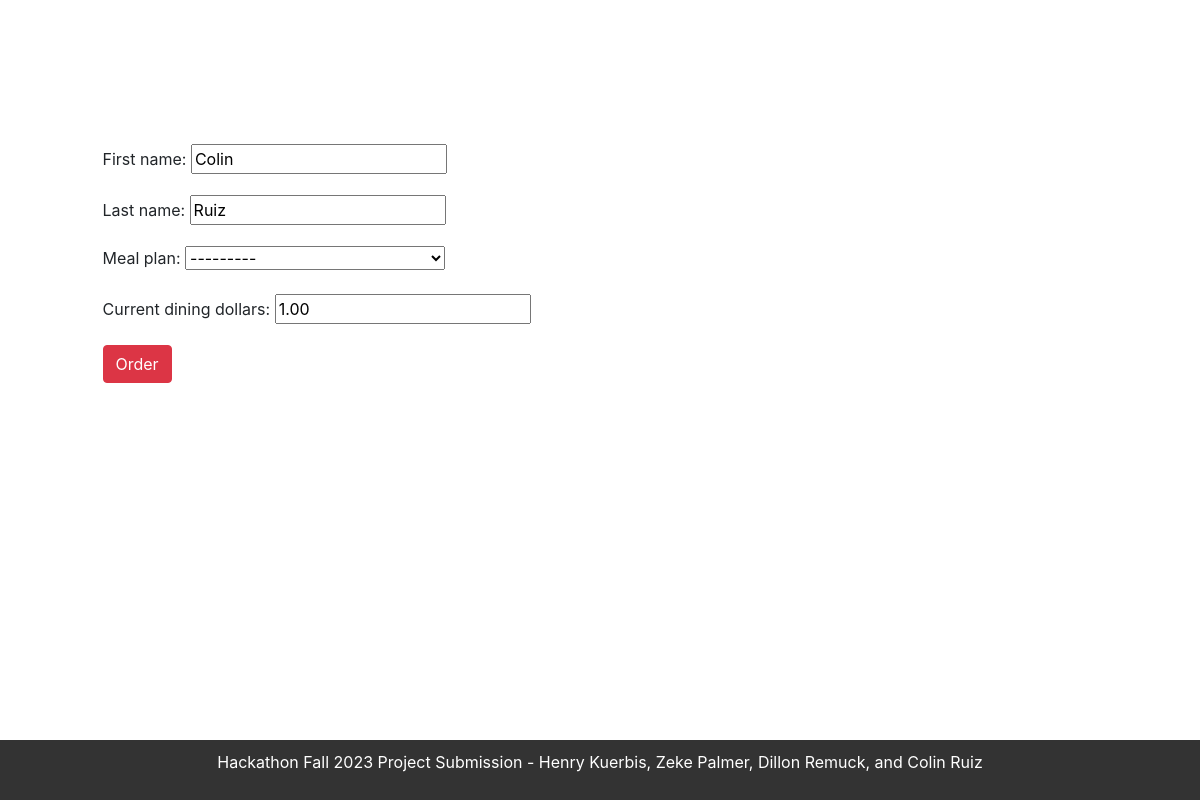
/update-profile/ (signed in), run on the app's committed database.
### hack/models.py (models this page shows, shortened)
class UserProfile(models.Model):
    user = models.OneToOneField(User, on_delete=models.CASCADE)
    first_name = models.CharField(max_length=100)
    last_name = models.CharField(max_length=100)
    MEAL_PLANS = [
        ('All Access + $50 Dining Dollars', 'All Access + $50 Dining Dollars'),
        ('15 Meal + $160 Dining Dollars', '15 Meal + $160 Dining Dollars'),
        ('12 Meal + $210 Dining Dollars', '12 Meal + $210 Dining Dollars'),
        ('10 Meal + $400 Dining Dollars', '10 Meal + $400 Dining Dollars'),
    ]
    meal_plan = models.CharField(max_length=100, choices=MEAL_PLANS)
    current_dining_dollars = models.DecimalField(max_digits=10, decimal_places=2, default=0.0)

### hack/views.py (the view)
# urls.py: path('update-profile/', views.profile_update, name='profile_update'),
def profile_update(request):
    try:
        instance = UserProfile.objects.get(user=request.user)
    except UserProfile.DoesNotExist:
        instance = None
    if request.method == 'POST':
        form = UserProfileForm(request.POST, instance=instance)
        if form.is_valid():
            profile = form.save(commit=False)
            profile.user = request.user
            profile.save()
            return HttpResponseRedirect(reverse('profile_update'))
    else:
        form = UserProfileForm(instance=instance)
    return render(request, 'path_to_template.html', {'form': form})

### hack/Forms.py
class UserProfileForm(forms.ModelForm):
    class Meta:
        model = UserProfile
        fields = ['first_name', 'last_name', 'meal_plan', 'current_dining_dollars']

### hack/templates/path_to_template.html (shortened to what this page needs)
<!DOCTYPE html>
<html lang="en">
<head>
    <link rel="stylesheet" href="https://maxcdn.bootstrapcdn.com/bootstrap/4.5.2/css/bootstrap.min.css">
</head>
<body>
    <br>
    <br>
    <br>
    <br>
    <br>
    <br>
    <div class="row">
        <div class="col offset-1">
            <form method="post">
                {{ form.as_p }}
                <a href="{% url 'order' %}" class="btn btn-danger btn-md">Order</a>
            </form>
        </div>
    </div>
    <footer class="text-center">
        <p>Hackathon Fall 2023 Project Submission - Henry Kuerbis, Zeke Palmer, Dillon Remuck, and Colin Ruiz</p>
    </footer>
</body>
</html>

### hack/templates/path_to_template.html (style rules this page uses)
body { background-image: url('https://s28151.pcdn.co/offices/marketing-and-communications/wp-content/blogs.dir/3/files/sites/106/2019/08/CU_Seal_Red_SM_60_75_v4-300x300.png'); background-position: center; background-attachment: fixed; background-repeat: no-repeat; background-color: rgba(255, 255, 255, 0.5); }
body::before { content: ""; position: absolute; top: 0; left: 0; width: 100%; height: 100%; background-color: rgba(255, 255, 255, 0.5); }
footer { position: absolute; bottom: 0; width: 100%; background-color: #333; color: #fff; text-align: center; padding: 10px 0; }

### data on the page
UserProfile: first_name "Colin", last_name "Ruiz", meal_plan "---------", current_dining_dollars "1.00"
